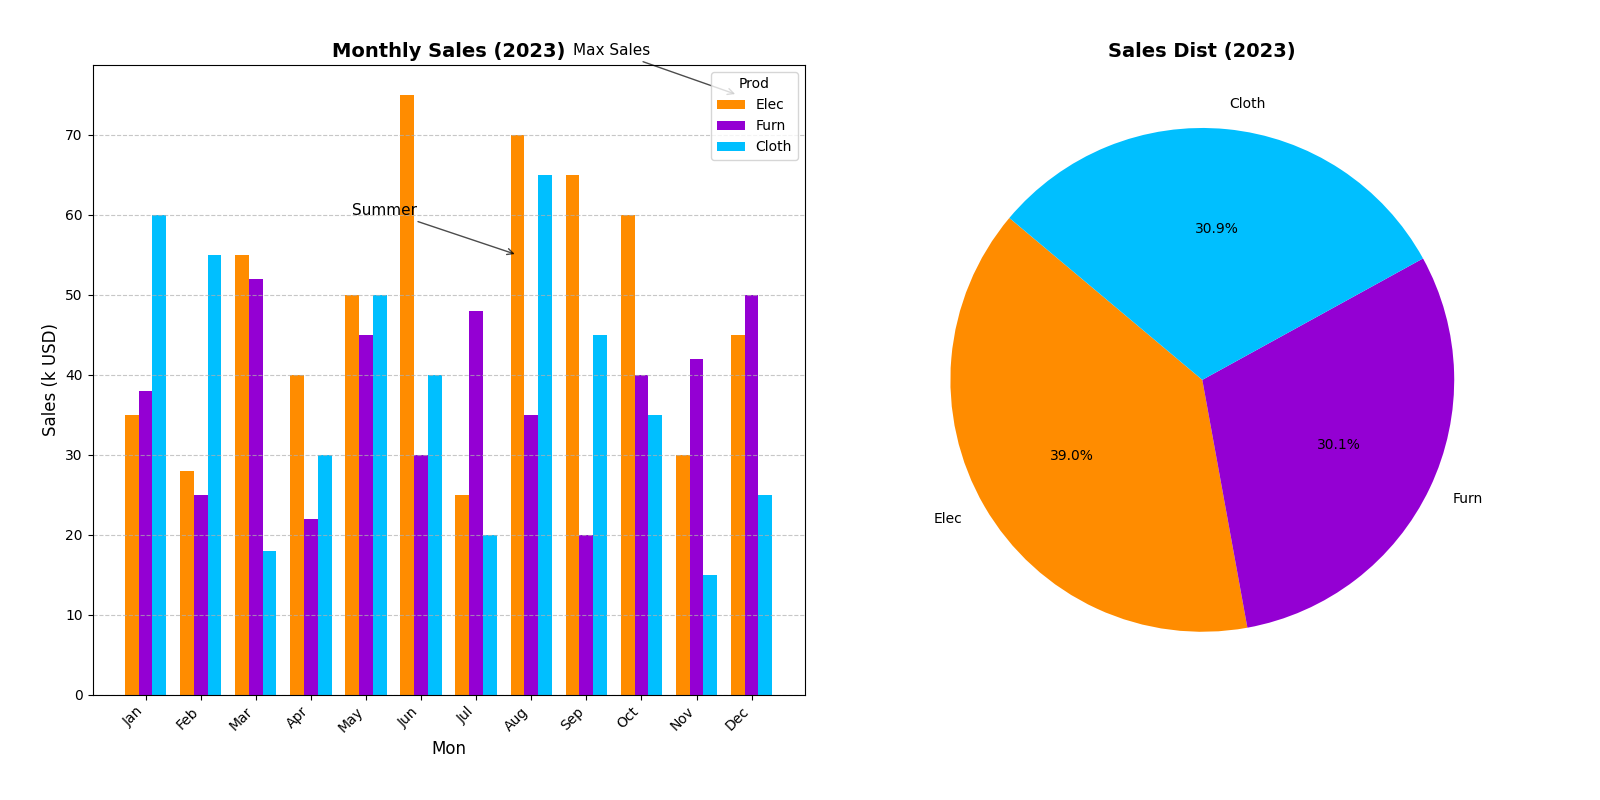

Write the Python code that produced this figure.
import matplotlib.pyplot as plt
import numpy as np

# Monthly sales data (in thousands of USD)
months = ['Jan', 'Feb', 'Mar', 'Apr', 'May', 'Jun', 'Jul', 'Aug', 'Sep', 'Oct', 'Nov', 'Dec']
electronics_sales = [35, 28, 55, 40, 50, 75, 25, 70, 65, 60, 30, 45]
furniture_sales = [38, 25, 52, 22, 45, 30, 48, 35, 20, 40, 42, 50]
clothing_sales = [60, 55, 18, 30, 50, 40, 20, 65, 45, 35, 15, 25]

overall_sales = np.array([sum(electronics_sales), sum(furniture_sales), sum(clothing_sales)])
categories = ['Elec', 'Furn', 'Cloth']

fig, (ax1, ax2) = plt.subplots(1, 2, figsize=(16, 8))

bar_width = 0.25
x_indices = np.arange(len(months))

ax1.bar(x_indices, electronics_sales, bar_width, label='Elec', color='darkorange')
ax1.bar(x_indices + bar_width, furniture_sales, bar_width, label='Furn', color='darkviolet')
ax1.bar(x_indices + 2 * bar_width, clothing_sales, bar_width, label='Cloth', color='deepskyblue')

ax1.set_title("Monthly Sales (2023)", fontsize=14, fontweight='bold')
ax1.set_xlabel("Mon", fontsize=12)
ax1.set_ylabel("Sales (k USD)", fontsize=12)
ax1.set_xticks(x_indices + bar_width)
ax1.set_xticklabels(months)
ax1.legend(title="Prod", fontsize=10)
ax1.grid(axis='y', linestyle='--', alpha=0.7)

plt.setp(ax1.get_xticklabels(), rotation=45, horizontalalignment='right', fontsize=10)
plt.setp(ax1.get_yticklabels(), fontsize=10)

ax2.pie(overall_sales, labels=categories, autopct='%1.1f%%', startangle=140, colors=['darkorange', 'darkviolet', 'deepskyblue'])
ax2.set_title("Sales Dist (2023)", fontsize=14, fontweight='bold')

ax1.annotate('Max Sales', xy=(11, 75), xytext=(8, 80),
             arrowprops=dict(facecolor='black', arrowstyle='->', alpha=0.7), fontsize=11)
ax1.annotate('Summer', xy=(7, 55), xytext=(4, 60),
             arrowprops=dict(facecolor='black', arrowstyle='->', alpha=0.7), fontsize=11)

plt.tight_layout(pad=3.0)

plt.show()
